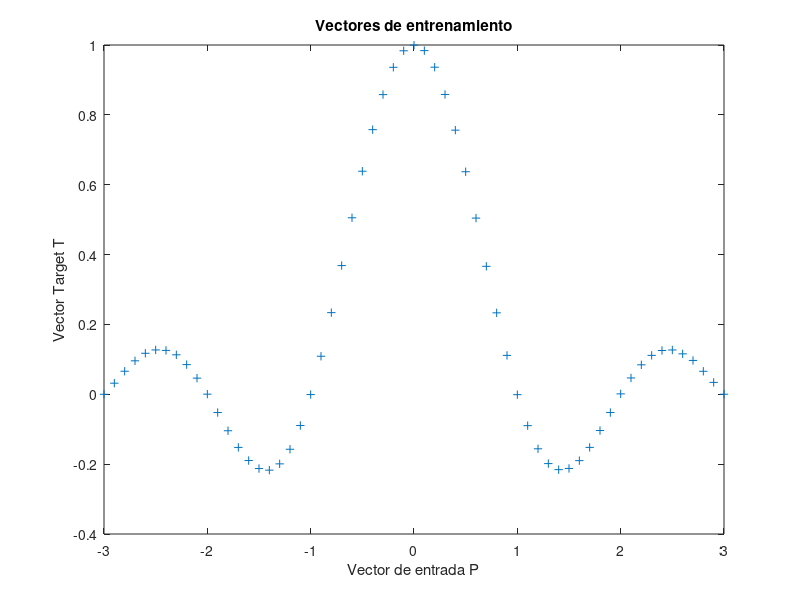

The MATLAB script that drew this image: (Note: this script raises an error after producing the figure.)
% EJERCICIO 2

%{ 
Una de las aplicaciones inmediatas de las redes neuronales es la aproximación
de funciones. Para ello, Matlab dispone de una red optimizada, fitnet, con 
la que se trabajará en este ejercicio. El objetivo en este caso es aproximar
la función 𝑓 = 𝑠𝑖𝑛𝑐(𝑡) tal y como se muestra a continuación:
%}

%%%%%%%%%%%%%%%%%%%%%%%%%%%%%%%%%%%%%%%%%%%%%%%%%%%%%%%%%%%%%%%
% APROXIMACIÓN DE FUNCIONES
%%%%%%%%%%%%%%%%%%%%%%%%%%%%%%%%%%%%%%%%%%%%%%%%%%%%%%%%%%%%%%%
clear all; close all;

% DEFINICIÓN DE LOS VECTORES DE ENTRADA-SALIDA
% ============================================

t = -3:.1:3; % eje de tiempo
F = sinc(t)+.001*randn(size(t)); % función que se desea aproximar

plot(t,F,'+');
title('Vectores de entrenamiento');
xlabel('Vector de entrada P');
ylabel('Vector Target T');

% DISEÑO DE LA RED
% ==================
% Valores a cambiar: hiddenLayerSize y tipo de entrenamiento
hiddenLayerSize = 4;
net = fitnet(hiddenLayerSize,'trainrp');

net.divideParam.trainRatio = 70/100;
net.divideParam.valRatio = 15/100;
net.divideParam.testRatio = 15/100;

net = train(net,t,F);

Y=net(t);

plot(t,F,'+'); hold on;
plot(t,Y,'-r'); hold off;
title('Vectores de entrenamiento');
xlabel('Vector de entrada P');
ylabel('Vector Target T');

